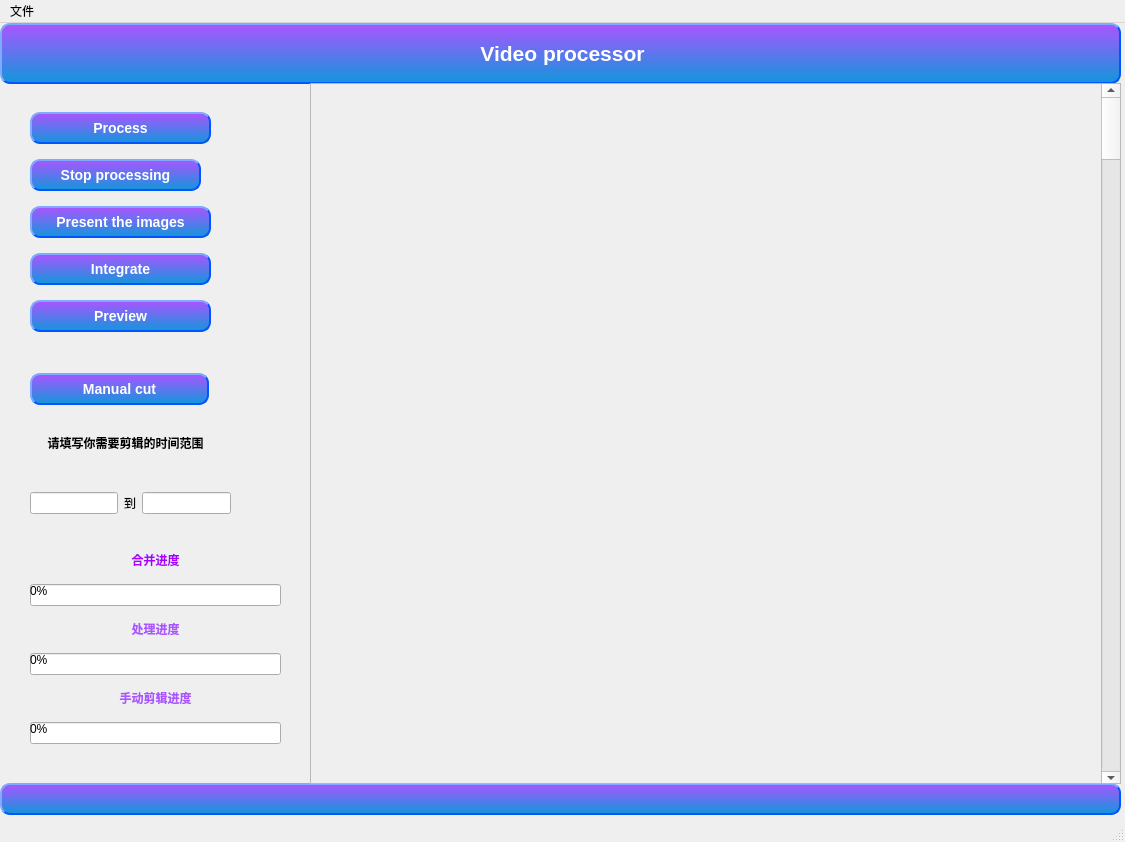
<?xml version="1.0" encoding="UTF-8"?>
<ui version="4.0">
 <class>MainWindow</class>
 <widget class="QMainWindow" name="MainWindow">
  <property name="geometry">
   <rect>
    <x>0</x>
    <y>0</y>
    <width>1125</width>
    <height>842</height>
   </rect>
  </property>
  <property name="maximumSize">
   <size>
    <width>1125</width>
    <height>842</height>
   </size>
  </property>
  <property name="windowTitle">
   <string>MainWindow</string>
  </property>
  <widget class="QWidget" name="centralwidget">
   <widget class="QLabel" name="label">
    <property name="geometry">
     <rect>
      <x>0</x>
      <y>0</y>
      <width>1121</width>
      <height>61</height>
     </rect>
    </property>
    <property name="styleSheet">
     <string notr="true">QFrame
{
    color:#ffffff; /*文字颜色*/
    background-color:qlineargradient(x1: 0, y1: 0, x2: 0, y2: 1, stop:0 #aa55ff, stop: 1 #1296db);/*背景色*/
    border-style:outset; /*边框风格*/
    border-width:2px;/*边框宽度*/
    border-color:#0055ff; /*边框颜色*/
    border-radius:10px; /*边框倒角*/
    font:bold 14px; /*字体*/
    font-family: Segoe UI;
    min-width:100px;/*控件最小宽度*/
    min-height:20px;/*控件最小高度*/
    padding:4px;/*内边距*/
}</string>
    </property>
    <property name="text">
     <string>&lt;html&gt;&lt;head/&gt;&lt;body&gt;&lt;p align=&quot;center&quot;&gt;&lt;span style=&quot; font-size:16pt;&quot;&gt;Video processor&lt;/span&gt;&lt;/p&gt;&lt;/body&gt;&lt;/html&gt;</string>
    </property>
   </widget>
   <widget class="QFrame" name="frame">
    <property name="geometry">
     <rect>
      <x>0</x>
      <y>760</y>
      <width>1121</width>
      <height>32</height>
     </rect>
    </property>
    <property name="styleSheet">
     <string notr="true">QFrame
{
    color:#ffffff; /*文字颜色*/
    background-color:qlineargradient(x1: 0, y1: 0, x2: 0, y2: 1, stop:0 #aa55ff, stop: 1 #1296db);/*背景色*/
    border-style:outset; /*边框风格*/
    border-width:2px;/*边框宽度*/
    border-color:#0055ff; /*边框颜色*/
    border-radius:10px; /*边框倒角*/
    font:bold 14px; /*字体*/
    font-family: Segoe UI;
    min-width:100px;/*控件最小宽度*/
    min-height:20px;/*控件最小高度*/
    padding:4px;/*内边距*/
}</string>
    </property>
    <property name="frameShape">
     <enum>QFrame::StyledPanel</enum>
    </property>
    <property name="frameShadow">
     <enum>QFrame::Raised</enum>
    </property>
   </widget>
   <widget class="QScrollArea" name="ScrollArea">
    <property name="geometry">
     <rect>
      <x>310</x>
      <y>60</y>
      <width>811</width>
      <height>701</height>
     </rect>
    </property>
    <property name="widgetResizable">
     <bool>true</bool>
    </property>
    <widget class="QWidget" name="scrollAreaWidgetContents">
     <property name="geometry">
      <rect>
       <x>0</x>
       <y>0</y>
       <width>809</width>
       <height>699</height>
      </rect>
     </property>
     <widget class="QScrollBar" name="scrollBar_1">
      <property name="geometry">
       <rect>
        <x>790</x>
        <y>0</y>
        <width>20</width>
        <height>701</height>
       </rect>
      </property>
      <property name="orientation">
       <enum>Qt::Vertical</enum>
      </property>
     </widget>
    </widget>
   </widget>
   <widget class="QWidget" name="layoutWidget">
    <property name="geometry">
     <rect>
      <x>30</x>
      <y>80</y>
      <width>181</width>
      <height>241</height>
     </rect>
    </property>
    <layout class="QVBoxLayout" name="verticalLayout">
     <item>
      <widget class="QPushButton" name="Process">
       <property name="styleSheet">
        <string notr="true">QPushButton
{
    color:#ffffff; /*文字颜色*/
    background-color:qlineargradient(x1: 0, y1: 0, x2: 0, y2: 1, stop:0 #aa55ff, stop: 1 #1296db);/*背景色*/
    border-style:outset; /*边框风格*/
    border-width:2px;/*边框宽度*/
    border-color:#0055ff; /*边框颜色*/
    border-radius:10px; /*边框倒角*/
    font:bold 14px; /*字体*/
    font-family: Segoe UI;
    min-width:100px;/*控件最小宽度*/
    min-height:20px;/*控件最小高度*/
    padding:4px;/*内边距*/
}

QPushButton::hover{
	color:#ffffff; /*文字颜色*/
    background-color:qlineargradient(x1: 1, y1: 1, x2: 1, y2: 0, stop:0 #aa55ff, stop: 1 #1296db);/*背景色*/
    border-style:outset; /*边框风格*/
    border-width:2px;/*边框宽度*/
    border-color:#0055ff; /*边框颜色*/
    border-radius:10px; /*边框倒角*/
    font:bold 14px; /*字体*/
    font-family: Segoe UI;
    min-width:100px;/*控件最小宽度*/
    min-height:20px;/*控件最小高度*/
    padding:4px;/*内边距*/
}</string>
       </property>
       <property name="text">
        <string>Process</string>
       </property>
      </widget>
     </item>
     <item>
      <widget class="QPushButton" name="Stop_process">
       <property name="maximumSize">
        <size>
         <width>171</width>
         <height>16777215</height>
        </size>
       </property>
       <property name="styleSheet">
        <string notr="true">QPushButton
{
    color:#ffffff; /*文字颜色*/
    background-color:qlineargradient(x1: 0, y1: 0, x2: 0, y2: 1, stop:0 #aa55ff, stop: 1 #1296db);/*背景色*/
    border-style:outset; /*边框风格*/
    border-width:2px;/*边框宽度*/
    border-color:#0055ff; /*边框颜色*/
    border-radius:10px; /*边框倒角*/
    font:bold 14px; /*字体*/
    font-family: Segoe UI;
    min-width:100px;/*控件最小宽度*/
    min-height:20px;/*控件最小高度*/
    padding:4px;/*内边距*/
}

QPushButton::hover{
	color:#ffffff; /*文字颜色*/
    background-color:qlineargradient(x1: 1, y1: 1, x2: 1, y2: 0, stop:0 #aa55ff, stop: 1 #1296db);/*背景色*/
    border-style:outset; /*边框风格*/
    border-width:2px;/*边框宽度*/
    border-color:#0055ff; /*边框颜色*/
    border-radius:10px; /*边框倒角*/
    font:bold 14px; /*字体*/
    font-family: Segoe UI;
    min-width:100px;/*控件最小宽度*/
    min-height:20px;/*控件最小高度*/
    padding:4px;/*内边距*/
}</string>
       </property>
       <property name="text">
        <string>Stop processing</string>
       </property>
      </widget>
     </item>
     <item>
      <widget class="QPushButton" name="Present_images">
       <property name="styleSheet">
        <string notr="true">QPushButton
{
    color:#ffffff; /*文字颜色*/
    background-color:qlineargradient(x1: 0, y1: 0, x2: 0, y2: 1, stop:0 #aa55ff, stop: 1 #1296db);/*背景色*/
    border-style:outset; /*边框风格*/
    border-width:2px;/*边框宽度*/
    border-color:#0055ff; /*边框颜色*/
    border-radius:10px; /*边框倒角*/
    font:bold 14px; /*字体*/
    font-family: Segoe UI;
    min-width:100px;/*控件最小宽度*/
    min-height:20px;/*控件最小高度*/
    padding:4px;/*内边距*/
}

QPushButton::hover{
	color:#ffffff; /*文字颜色*/
    background-color:qlineargradient(x1: 1, y1: 1, x2: 1, y2: 0, stop:0 #aa55ff, stop: 1 #1296db);/*背景色*/
    border-style:outset; /*边框风格*/
    border-width:2px;/*边框宽度*/
    border-color:#0055ff; /*边框颜色*/
    border-radius:10px; /*边框倒角*/
    font:bold 14px; /*字体*/
    font-family: Segoe UI;
    min-width:100px;/*控件最小宽度*/
    min-height:20px;/*控件最小高度*/
    padding:4px;/*内边距*/
}</string>
       </property>
       <property name="text">
        <string>Present the images</string>
       </property>
      </widget>
     </item>
     <item>
      <widget class="QPushButton" name="Integrate">
       <property name="styleSheet">
        <string notr="true">QPushButton
{
    color:#ffffff; /*文字颜色*/
    background-color:qlineargradient(x1: 0, y1: 0, x2: 0, y2: 1, stop:0 #aa55ff, stop: 1 #1296db);/*背景色*/
    border-style:outset; /*边框风格*/
    border-width:2px;/*边框宽度*/
    border-color:#0055ff; /*边框颜色*/
    border-radius:10px; /*边框倒角*/
    font:bold 14px; /*字体*/
    font-family: Segoe UI;
    min-width:100px;/*控件最小宽度*/
    min-height:20px;/*控件最小高度*/
    padding:4px;/*内边距*/
}

QPushButton::hover{
	color:#ffffff; /*文字颜色*/
    background-color:qlineargradient(x1: 1, y1: 1, x2: 1, y2: 0, stop:0 #aa55ff, stop: 1 #1296db);/*背景色*/
    border-style:outset; /*边框风格*/
    border-width:2px;/*边框宽度*/
    border-color:#0055ff; /*边框颜色*/
    border-radius:10px; /*边框倒角*/
    font:bold 14px; /*字体*/
    font-family: Segoe UI;
    min-width:100px;/*控件最小宽度*/
    min-height:20px;/*控件最小高度*/
    padding:4px;/*内边距*/
}</string>
       </property>
       <property name="text">
        <string>Integrate</string>
       </property>
      </widget>
     </item>
     <item>
      <widget class="QPushButton" name="Preview">
       <property name="styleSheet">
        <string notr="true">QPushButton
{
    color:#ffffff; /*文字颜色*/
    background-color:qlineargradient(x1: 0, y1: 0, x2: 0, y2: 1, stop:0 #aa55ff, stop: 1 #1296db);/*背景色*/
    border-style:outset; /*边框风格*/
    border-width:2px;/*边框宽度*/
    border-color:#0055ff; /*边框颜色*/
    border-radius:10px; /*边框倒角*/
    font:bold 14px; /*字体*/
    font-family: Segoe UI;
    min-width:100px;/*控件最小宽度*/
    min-height:20px;/*控件最小高度*/
    padding:4px;/*内边距*/
}

QPushButton::hover{
	color:#ffffff; /*文字颜色*/
    background-color:qlineargradient(x1: 1, y1: 1, x2: 1, y2: 0, stop:0 #aa55ff, stop: 1 #1296db);/*背景色*/
    border-style:outset; /*边框风格*/
    border-width:2px;/*边框宽度*/
    border-color:#0055ff; /*边框颜色*/
    border-radius:10px; /*边框倒角*/
    font:bold 14px; /*字体*/
    font-family: Segoe UI;
    min-width:100px;/*控件最小宽度*/
    min-height:20px;/*控件最小高度*/
    padding:4px;/*内边距*/
}</string>
       </property>
       <property name="text">
        <string>Preview</string>
       </property>
      </widget>
     </item>
    </layout>
   </widget>
   <widget class="QWidget" name="verticalLayoutWidget">
    <property name="geometry">
     <rect>
      <x>30</x>
      <y>520</y>
      <width>251</width>
      <height>201</height>
     </rect>
    </property>
    <layout class="QVBoxLayout" name="verticalLayout_2">
     <item>
      <widget class="QLabel" name="label_6">
       <property name="styleSheet">
        <string notr="true">self.setStyleSheet(&quot;QLabel{background:white;}&quot;
                   &quot;QLabel{color:rgb(100,100,100,250);font-size:15px;font-weight:bold;font-family:Roman times;}&quot;
                   &quot;QLabel:hover{color:rgb(100,100,100,120);}&quot;)</string>
       </property>
       <property name="text">
        <string>&lt;html&gt;&lt;head/&gt;&lt;body&gt;&lt;p align=&quot;center&quot;&gt;&lt;span style=&quot; font-weight:600; color:#aa00ff;&quot;&gt;合并进度&lt;/span&gt;&lt;/p&gt;&lt;/body&gt;&lt;/html&gt;</string>
       </property>
      </widget>
     </item>
     <item>
      <widget class="QProgressBar" name="integrate_rate">
       <property name="styleSheet">
        <string notr="true">QProgressBar::chunk
{
border-radius:11px;
background:qlineargradient(spread:pad,x1:0,y1:0,x2:1,y2:0,stop:0 #01FAFF,stop:1  #26B4FF);
}
QProgressBar#progressBar
{
height:22px;
text-align:center;/*文本位置*/
font-size:14px;
color:white;
border-radius:11px;
background: #1D5573 ;
}</string>
       </property>
       <property name="value">
        <number>0</number>
       </property>
      </widget>
     </item>
     <item>
      <widget class="QLabel" name="label_2">
       <property name="styleSheet">
        <string notr="true">self.setStyleSheet(&quot;QLabel{background:white;}&quot;
                   &quot;QLabel{color:rgb(100,100,100,250);font-size:15px;font-weight:bold;font-family:Roman times;}&quot;
                   &quot;QLabel:hover{color:rgb(100,100,100,120);}&quot;)</string>
       </property>
       <property name="text">
        <string>&lt;html&gt;&lt;head/&gt;&lt;body&gt;&lt;p align=&quot;center&quot;&gt;&lt;span style=&quot; font-weight:600; color:#aa55ff;&quot;&gt;处理进度&lt;/span&gt;&lt;/p&gt;&lt;/body&gt;&lt;/html&gt;</string>
       </property>
      </widget>
     </item>
     <item>
      <widget class="QProgressBar" name="process_rate">
       <property name="styleSheet">
        <string notr="true">QProgressBar::chunk
{
border-radius:11px;
background:qlineargradient(spread:pad,x1:0,y1:0,x2:1,y2:0,stop:0 #01FAFF,stop:1  #26B4FF);
}
QProgressBar#progressBar
{
height:22px;
text-align:center;/*文本位置*/
font-size:14px;
color:white;
border-radius:11px;
background: #1D5573 ;
}</string>
       </property>
       <property name="value">
        <number>0</number>
       </property>
      </widget>
     </item>
     <item>
      <widget class="QLabel" name="label_3">
       <property name="text">
        <string>&lt;html&gt;&lt;head/&gt;&lt;body&gt;&lt;p align=&quot;center&quot;&gt;&lt;span style=&quot; font-weight:600; color:#aa55ff;&quot;&gt;手动剪辑进度&lt;/span&gt;&lt;/p&gt;&lt;/body&gt;&lt;/html&gt;</string>
       </property>
      </widget>
     </item>
     <item>
      <widget class="QProgressBar" name="clip_rate">
       <property name="font">
        <font>
         <weight>50</weight>
         <bold>false</bold>
        </font>
       </property>
       <property name="styleSheet">
        <string notr="true">QProgressBar::chunk
{
border-radius:11px;
background:qlineargradient(spread:pad,x1:0,y1:0,x2:1,y2:0,stop:0 #01FAFF,stop:1  #26B4FF);
}
QProgressBar#progressBar
{
height:22px;
text-align:center;/*文本位置*/
font-size:14px;
color:white;
border-radius:11px;
background: #1D5573 ;
}</string>
       </property>
       <property name="value">
        <number>0</number>
       </property>
       <property name="textVisible">
        <bool>true</bool>
       </property>
      </widget>
     </item>
    </layout>
   </widget>
   <widget class="QPushButton" name="Manual_cut">
    <property name="geometry">
     <rect>
      <x>30</x>
      <y>350</y>
      <width>179</width>
      <height>32</height>
     </rect>
    </property>
    <property name="styleSheet">
     <string notr="true">QPushButton
{
    color:#ffffff; /*文字颜色*/
    background-color:qlineargradient(x1: 0, y1: 0, x2: 0, y2: 1, stop:0 #aa55ff, stop: 1 #1296db);/*背景色*/
    border-style:outset; /*边框风格*/
    border-width:2px;/*边框宽度*/
    border-color:#0055ff; /*边框颜色*/
    border-radius:10px; /*边框倒角*/
    font:bold 14px; /*字体*/
    font-family: Segoe UI;
    min-width:100px;/*控件最小宽度*/
    min-height:20px;/*控件最小高度*/
    padding:4px;/*内边距*/
}

QPushButton::hover{
	color:#ffffff; /*文字颜色*/
    background-color:qlineargradient(x1: 1, y1: 1, x2: 1, y2: 0, stop:0 #aa55ff, stop: 1 #1296db);/*背景色*/
    border-style:outset; /*边框风格*/
    border-width:2px;/*边框宽度*/
    border-color:#0055ff; /*边框颜色*/
    border-radius:10px; /*边框倒角*/
    font:bold 14px; /*字体*/
    font-family: Segoe UI;
    min-width:100px;/*控件最小宽度*/
    min-height:20px;/*控件最小高度*/
    padding:4px;/*内边距*/
}</string>
    </property>
    <property name="text">
     <string>Manual cut</string>
    </property>
   </widget>
   <widget class="QLabel" name="label_4">
    <property name="geometry">
     <rect>
      <x>30</x>
      <y>410</y>
      <width>191</width>
      <height>21</height>
     </rect>
    </property>
    <property name="text">
     <string>&lt;html&gt;&lt;head/&gt;&lt;body&gt;&lt;p align=&quot;center&quot;&gt;&lt;span style=&quot; font-weight:600;&quot;&gt;请填写你需要剪辑的时间范围&lt;/span&gt;&lt;/p&gt;&lt;/body&gt;&lt;/html&gt;</string>
    </property>
   </widget>
   <widget class="QWidget" name="horizontalLayoutWidget">
    <property name="geometry">
     <rect>
      <x>30</x>
      <y>440</y>
      <width>201</width>
      <height>80</height>
     </rect>
    </property>
    <layout class="QHBoxLayout" name="horizontalLayout">
     <item>
      <widget class="QLineEdit" name="start_time"/>
     </item>
     <item>
      <widget class="QLabel" name="label_5">
       <property name="text">
        <string>到</string>
       </property>
      </widget>
     </item>
     <item>
      <widget class="QLineEdit" name="end_time"/>
     </item>
    </layout>
   </widget>
  </widget>
  <widget class="QMenuBar" name="menubar">
   <property name="geometry">
    <rect>
     <x>0</x>
     <y>0</y>
     <width>1125</width>
     <height>26</height>
    </rect>
   </property>
   <widget class="QMenu" name="menu">
    <property name="title">
     <string>文件</string>
    </property>
    <addaction name="actionOpen_file"/>
   </widget>
   <addaction name="menu"/>
  </widget>
  <widget class="QStatusBar" name="statusbar"/>
  <action name="actionOpen_file">
   <property name="text">
    <string>Open file</string>
   </property>
  </action>
 </widget>
 <resources/>
 <connections/>
</ui>
